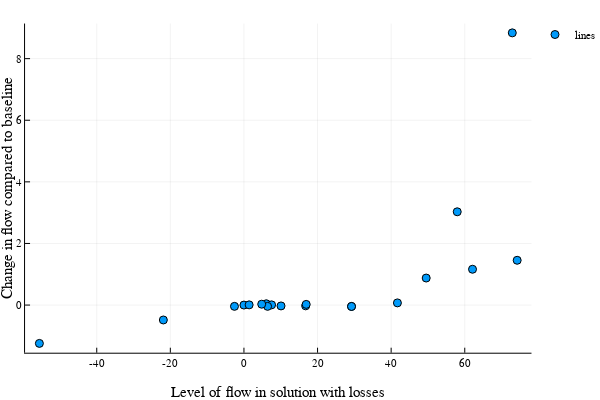

Notebook source saved alongside this figure:
### Code cell
# Check the correlation between levels of flow and losses

scatter(solution_2.flows.flow[1:20], comp_loss_df.flow_diff, label = "lines")
xaxis!("Level of flow in solution with losses")
yaxis!("Change in flow compared to baseline")

### Figure 1 — Plotly figure (JSON) as saved in the notebook; plotly's stock layout.template omitted (floating-point values rounded to 4 significant figures)
{"data": [{"colorbar": {"title": ""}, "hoverinfo": "text", "legendgroup": "lines", "marker": {"color": "rgba(0, 154, 250, 1.000)", "line": {"color": "rgba(0, 0, 0, 1.000)", "width": 1}, "size": 8, "symbol": "circle"}, "mode": "markers", "name": "lines", "showlegend": true, "text": [null, null, null, null, null, null, null, null, null, null, null, null, null, null, null, null, null, null, null, null], "type": "scatter", "x": [72.91, 57.95, 74.24, 62.11, 49.52, -21.9, -55.58, 29.23, 16.77, 41.7, 6.074, 7.511, 16.91, 0, 29.23, 6.426, 10.07, -2.574, 1.411, 4.826], "xaxis": "x1", "y": [8.837, 3.028, 1.454, 1.162, 0.8773, -0.4842, -1.244, -0.04493, -0.02578, 0.0707, 0.04258, 0.006253, 0.02187, 0, -0.04493, -0.04258, -0.02813, -0.04258, 0.006253, 0.02813], "yaxis": "y1", "zmax": null, "zmin": null}], "layout": {"annotations": [], "height": 400, "legend": {"bgcolor": "rgba(255, 255, 255, 1.000)", "bordercolor": "rgba(0, 0, 0, 1.000)", "font": {"color": "rgba(0, 0, 0, 1.000)", "family": "sans-serif", "size": 11}, "tracegroupgap": 0, "x": 1, "y": 1}, "margin": {"b": 20, "l": 0, "r": 0, "t": 20}, "paper_bgcolor": "rgba(255, 255, 255, 1.000)", "plot_bgcolor": "rgba(255, 255, 255, 1.000)", "showlegend": true, "width": 600, "xaxis": {"anchor": "y1", "domain": [0.04684, 0.9934], "gridcolor": "rgba(0, 0, 0, 0.100)", "gridwidth": 0.5, "linecolor": "rgba(0, 0, 0, 1.000)", "mirror": false, "range": [-59.48, 78.13], "showgrid": true, "showline": true, "showticklabels": true, "tickangle": 0, "tickcolor": "rgb(0, 0, 0)", "tickfont": {"color": "rgba(0, 0, 0, 1.000)", "family": "sans-serif", "size": 11}, "tickmode": "array", "ticks": "inside", "ticktext": ["-40", "-20", "0", "20", "40", "60"], "tickvals": [-40, -20, 0, 20, 40, 60], "title": "Level of flow in solution with losses", "titlefont": {"color": "rgba(0, 0, 0, 1.000)", "family": "sans-serif", "size": 15}, "type": "-", "visible": true, "zeroline": false, "zerolinecolor": "rgba(0, 0, 0, 1.000)"}, "yaxis": {"anchor": "x1", "domain": [0.07581, 0.9902], "gridcolor": "rgba(0, 0, 0, 0.100)", "gridwidth": 0.5, "linecolor": "rgba(0, 0, 0, 1.000)", "mirror": false, "range": [-1.547, 9.139], "showgrid": true, "showline": true, "showticklabels": true, "tickangle": 0, "tickcolor": "rgb(0, 0, 0)", "tickfont": {"color": "rgba(0, 0, 0, 1.000)", "family": "sans-serif", "size": 11}, "tickmode": "array", "ticks": "inside", "ticktext": ["0", "2", "4", "6", "8"], "tickvals": [0, 2, 4, 6, 8], "title": "Change in flow compared to baseline", "titlefont": {"color": "rgba(0, 0, 0, 1.000)", "family": "sans-serif", "size": 15}, "type": "-", "visible": true, "zeroline": false, "zerolinecolor": "rgba(0, 0, 0, 1.000)"}}}
